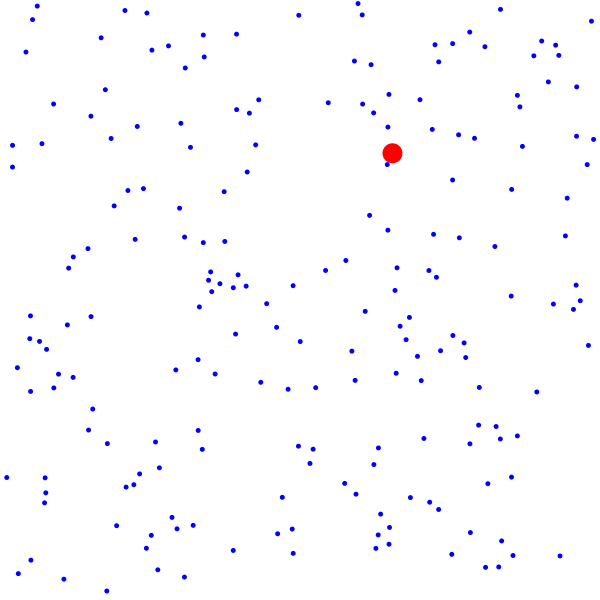
Frame 1 (no input)
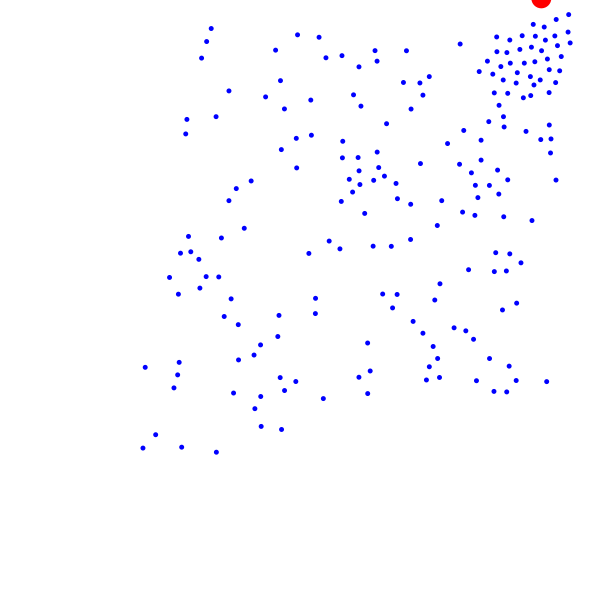
Frame 60 (the mouse pressed at the canvas centre just before this capture)
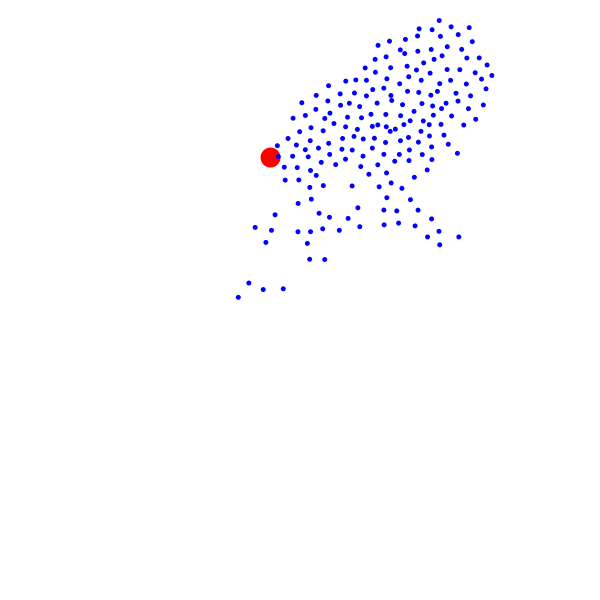
Frame 120 (the mouse held since frame 60 and released just before this capture)

The Processing sketch that drew these frames (run headless with seeded random() and noise(); from frame 60 on, the mouse is pressed at the canvas centre):

// Processing sketch: sample4
// ── sample4.pde
PVector pos;
PVector vel;
PVector mos;
ArrayList balls;

void setup(){
  size(600,600);
  smooth();
  
  pos = new PVector(random(width),random(height));
  vel = new PVector(random(-5,5),random(-5,5));
  
  balls = new ArrayList();
  for(int i = 0; i<200; i++){
    balls.add(new PVector(random(width),random(height)));
  }
  
}

void draw(){
  background(255);
  
  mos = new PVector(mouseX,mouseY);
  
  fill(255,0,0);
  noStroke();
  
  if(pos.x<0){
    pos.x = 0;
    vel.x = -vel.x;
  }
  if(pos.x>width){
    pos.x = width;
    vel.x = -vel.x;
  }
  if(pos.y>height){
    pos.y = height;
    vel.y = -vel.y;
  }
  if(pos.y<0){
    pos.y = 0;
    vel.y = -vel.y;
  }
  
  pos.add(vel);
  ellipse(pos.x,pos.y, 20,20);
  
  
  for(int i = 0; i<balls.size(); i++){
    PVector p = (PVector)balls.get(i);
    
    PVector ballVel = new PVector();
    ballVel.add(pos);
    ballVel.sub(p);
    ballVel.normalize();
    ballVel.mult(3);
    p.add(ballVel);
    
    for(int n = 0; n<balls.size(); n++){
      if(i != n){
        PVector other = (PVector)balls.get(n);
        float dis = p.dist(other);
        if(dis < 10){
          PVector ballVel2 = new PVector();
          ballVel2.add(p);
          ballVel2.sub(other);
          ballVel2.normalize();
          ballVel2.mult(5);
          p.add(ballVel2);
        }
      }
    }
    
    fill(0,0,255);
    noStroke();
    ellipse(p.x,p.y,5,5);
  }
}
